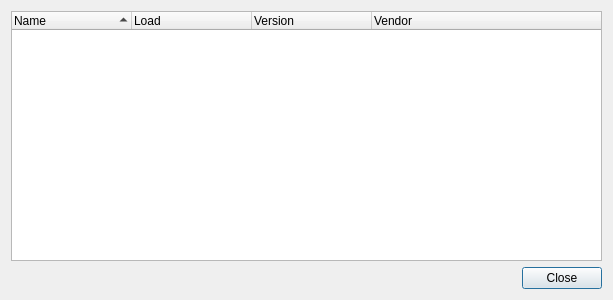
<?xml version="1.0" encoding="UTF-8"?>
<ui version="4.0">
 <class>DuSE::AboutPlugins</class>
 <widget class="QDialog" name="DuSE::AboutPlugins">
  <property name="geometry">
   <rect>
    <x>0</x>
    <y>0</y>
    <width>613</width>
    <height>300</height>
   </rect>
  </property>
  <property name="windowTitle">
   <string>Installed Plugins</string>
  </property>
  <layout class="QGridLayout" name="gridLayout">
   <item row="1" column="0">
    <widget class="QDialogButtonBox" name="buttonBox">
     <property name="orientation">
      <enum>Qt::Horizontal</enum>
     </property>
     <property name="standardButtons">
      <set>QDialogButtonBox::Close</set>
     </property>
    </widget>
   </item>
   <item row="0" column="0">
    <widget class="QTreeWidget" name="loadedPlugins">
     <property name="alternatingRowColors">
      <bool>true</bool>
     </property>
     <property name="sortingEnabled">
      <bool>true</bool>
     </property>
     <attribute name="headerDefaultSectionSize">
      <number>120</number>
     </attribute>
     <attribute name="headerMinimumSectionSize">
      <number>35</number>
     </attribute>
     <column>
      <property name="text">
       <string>Name</string>
      </property>
     </column>
     <column>
      <property name="text">
       <string>Load</string>
      </property>
     </column>
     <column>
      <property name="text">
       <string>Version</string>
      </property>
     </column>
     <column>
      <property name="text">
       <string>Vendor</string>
      </property>
     </column>
    </widget>
   </item>
  </layout>
 </widget>
 <resources/>
 <connections>
  <connection>
   <sender>buttonBox</sender>
   <signal>accepted()</signal>
   <receiver>DuSE::AboutPlugins</receiver>
   <slot>accept()</slot>
   <hints>
    <hint type="sourcelabel">
     <x>248</x>
     <y>254</y>
    </hint>
    <hint type="destinationlabel">
     <x>157</x>
     <y>274</y>
    </hint>
   </hints>
  </connection>
  <connection>
   <sender>buttonBox</sender>
   <signal>rejected()</signal>
   <receiver>DuSE::AboutPlugins</receiver>
   <slot>reject()</slot>
   <hints>
    <hint type="sourcelabel">
     <x>316</x>
     <y>260</y>
    </hint>
    <hint type="destinationlabel">
     <x>286</x>
     <y>274</y>
    </hint>
   </hints>
  </connection>
 </connections>
</ui>
